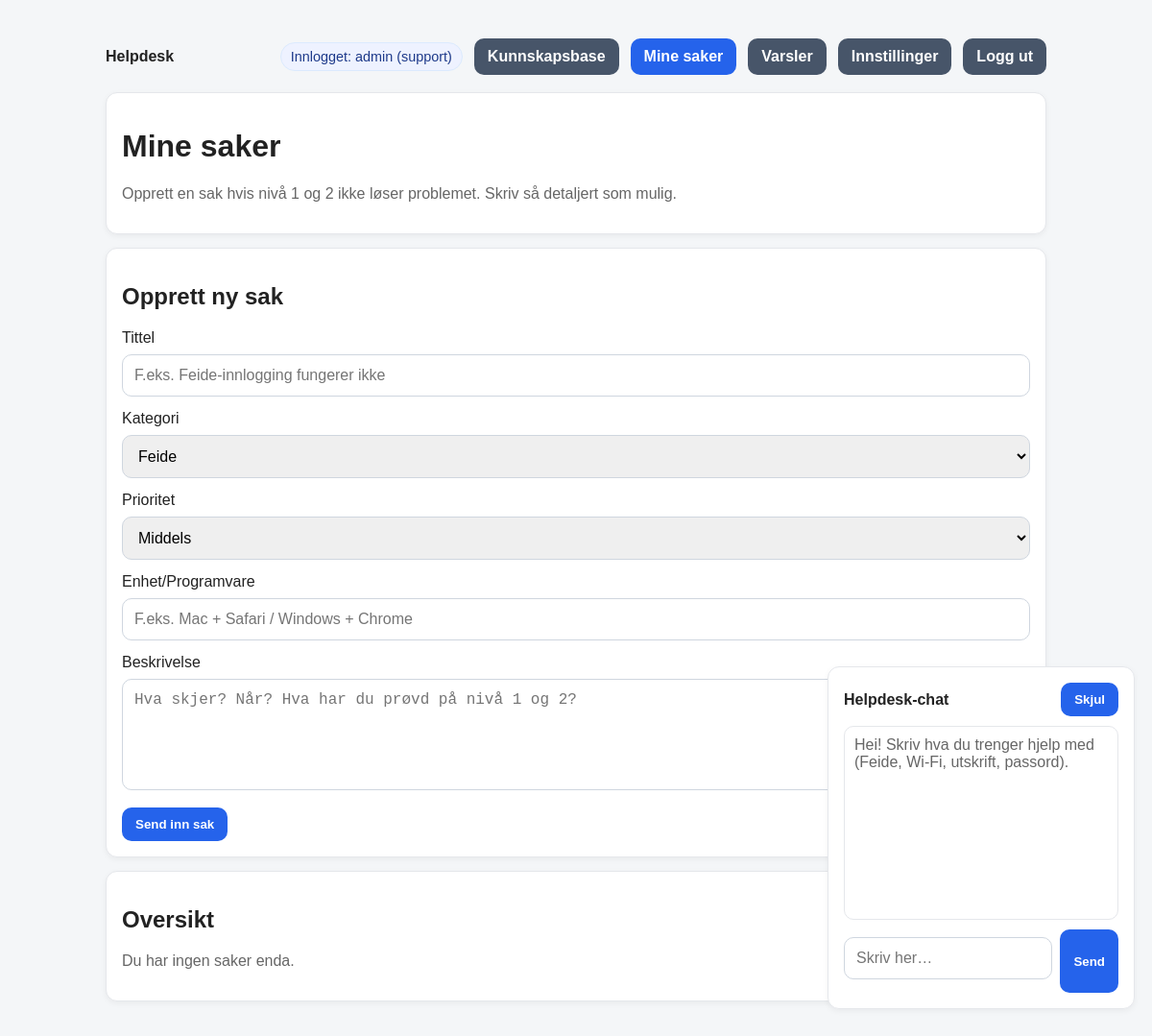
Before: /tickets (signed in) with the older database file.
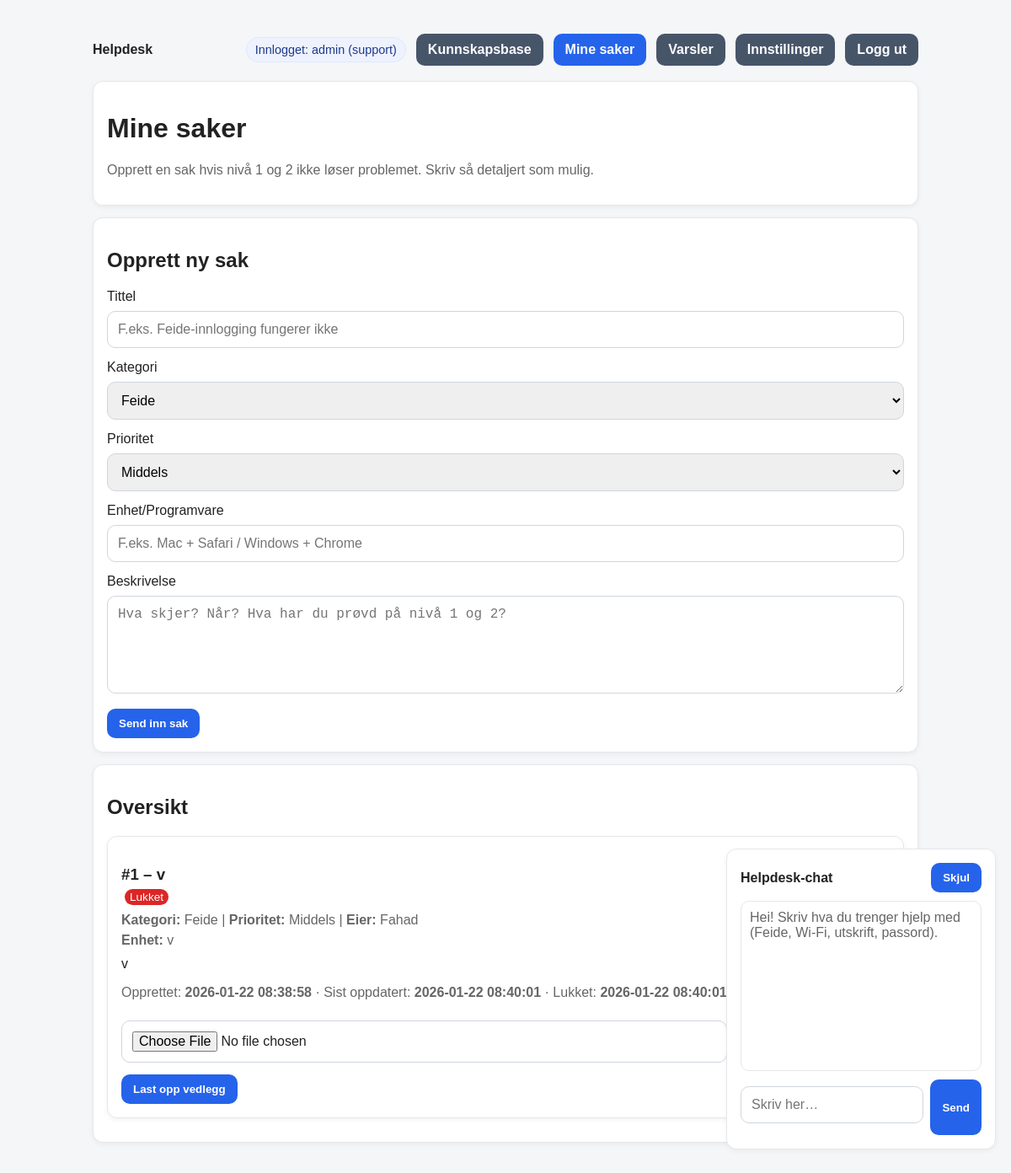
After: the same page with the newer database file.
### tables this page shows
CREATE TABLE tickets (
            id INTEGER PRIMARY KEY AUTOINCREMENT,
            title TEXT NOT NULL,
            desc TEXT NOT NULL,
            owner TEXT NOT NULL,
            category TEXT NOT NULL DEFAULT 'Annet',
            priority TEXT NOT NULL DEFAULT 'Middels',
            device TEXT NOT NULL DEFAULT '',
            status TEXT NOT NULL DEFAULT 'Åpen',
            created_at TEXT NOT NULL DEFAULT (datetime('now')),
            updated_at TEXT NOT NULL DEFAULT (datetime('now')),
            closed_at TEXT
        );

### routes.py (the view, shortened to what this page needs)
@bp.route("/tickets", methods=["GET", "POST"])
def tickets():
    user = current_user()
    if not user:
        return redirect(url_for("main.login"))
    role = current_role()
    try:
        visible = get_tickets() if role == "support" else get_tickets(owner=user)
    except Exception as e:
        logger.error(f"Error fetching tickets: {e}")
        visible = []
        flash("Kunne ikke hente saker. Prøv igjen senere.")
    for t in visible:
        try:
            t["attachments"] = get_attachments(t["id"])
        except Exception:
            t["attachments"] = []
    return render_template("_tickets.html", tickets=visible, role=role)

### __init__.py (called while the page is built)
def create_app():
    app = Flask(__name__)
    app.config.from_object(Config)
    init_mail(app)
    @app.after_request
    def set_security_headers(response):
        response.headers['X-Content-Type-Options'] = 'nosniff'
        response.headers['X-Frame-Options'] = 'DENY'
        response.headers['X-XSS-Protection'] = '1; mode=block'
        return response
    from .routes import bp
    app.register_blueprint(bp)
    return app

### db.py (called while the page is built, shortened)
def _conn() -> sqlite3.Connection:
    DB_PATH.parent.mkdir(parents=True, exist_ok=True)
    conn = sqlite3.connect(DB_PATH)
    conn.row_factory = sqlite3.Row
    return conn

def get_tickets(owner: Optional[str] = None) -> List[Dict[str, Any]]:
    conn = _conn()
    cur = conn.cursor()
    if owner is None:
        cur.execute("""
            SELECT t.*, r.stars AS rating, r.feedback AS feedback
            FROM tickets t
            LEFT JOIN ratings r ON r.ticket_id = t.id
            ORDER BY t.id DESC
        """)
    rows = cur.fetchall()
    conn.close()
    return [dict(r) for r in rows]

def count_notifications(user: str) -> int:
    conn = _conn()
    cur = conn.cursor()
    cur.execute("SELECT COUNT(*) AS c FROM notifications WHERE user = ? AND read = 0", (user,))
    row = cur.fetchone()
    conn.close()
    return int(row["c"]) if row else 0

def get_attachments(ticket_id: int) -> List[Dict[str, Any]]:
    conn = _conn()
    cur = conn.cursor()
    cur.execute(
        """
        SELECT id, ticket_id, stored_filename, original_filename, uploaded_by, uploaded_at
        FROM attachments
        WHERE ticket_id = ?
        ORDER BY id DESC
        """,
        (int(ticket_id),),
    )
    rows = cur.fetchall()
    conn.close()
    return [dict(r) for r in rows]

### routes.py (called while the page is built)
def current_user():
    return session.get("user")

def current_role():
    return session.get("role")

@bp.before_app_request
def ensure_db():
    try:
        init_db()
    except Exception as e:
        logger.error(f"Database initialization failed: {e}")

@bp.context_processor
def inject_notification_count():
    if current_user():
        try:
            return {"notif_count": count_notifications(current_user())}
        except Exception:
            return {"notif_count": 0}
    return {"notif_count": 0}

### templates/_tickets.html (shortened to what this page needs)
{% extends "base.html" %}
{% block content %}
<div class="card">
  <h1>Mine saker</h1>
  <p class="muted">
    Opprett en sak hvis nivå 1 og 2 ikke løser problemet. Skriv så detaljert som mulig.
  </p>
</div>
<div class="card">
  <h2>Opprett ny sak</h2>
  <form method="post">
    <label>Tittel</label>
    <input type="text" name="title" placeholder="F.eks. Feide-innlogging fungerer ikke" required>
    <label>Kategori</label>
    <select name="category" required>
      <option>Feide</option>
    </select>
    <label>Prioritet</label>
    <select name="priority" required>
      <option selected>Middels</option>
    </select>
    <label>Enhet/Programvare</label>
    <input type="text" name="device" placeholder="F.eks. Mac + Safari / Windows + Chrome" required>
    <label>Beskrivelse</label>
    <textarea name="desc" rows="5" placeholder="Hva skjer? Når? Hva har du prøvd på nivå 1 og 2?" required></textarea>
    <button type="submit">Send inn sak</button>
  </form>
</div>
<div class="card">
  <h2>Oversikt</h2>
  {% if tickets|length == 0 %}
    <p class="muted">Du har ingen saker enda.</p>
  {% else %}
    {% for t in tickets %}
      <div class="card" style="margin:12px 0;">
        <div style="display:flex; justify-content:space-between; gap:12px; flex-wrap:wrap;">
          <div style="min-width:260px;">
            <h3 style="margin-bottom:6px;">#{{ t.id }} – {{ t.title }}</h3>
            {% if t.status == "Åpen" %}
              <span class="badge badge-open">Åpen</span>
            {% else %}
              <span class="badge badge-closed">Lukket</span>
            {% endif %}
            <p class="muted" style="margin:10px 0 0;">
              <strong>Kategori:</strong> {{ t.category }} |
              <strong>Prioritet:</strong> {{ t.priority }} |
              <strong>Eier:</strong> {{ t.owner }}
            </p>
            <p class="muted" style="margin:6px 0 0;">
              <strong>Enhet:</strong> {{ t.device }}
            </p>
            <p style="margin-top:10px;">{{ t.desc }}</p>
            <p class="muted" style="margin-top:10px;">
              Opprettet: <strong>{{ t.created_at }}</strong>
              {% if t.updated_at %} · Sist oppdatert: <strong>{{ t.updated_at }}</strong>{% endif %}
              {% if t.closed_at %} · Lukket: <strong>{{ t.closed_at }}</strong>{% endif %}
            </p>
            <form
              method="post"
              enctype="multipart/form-data"
              action="{{ url_for('main.upload_attachment', ticket_id=t.id) }}"
              style="margin-top:10px;"
            >
              <input type="file" name="file" required>
              <button type="submit">Last opp vedlegg</button>
            </form>
          </div>
        </div>
      </div>
    {% endfor %}
  {% endif %}
</div>
{% endblock %}

### templates/base.html (shortened to what this page needs)
<!doctype html>
<html lang="no">
  <head>
  </head>
  <body>
    <header>
      <strong>Helpdesk</strong>
      <nav>
        {% if session.get("user") %}
          <span class="pill">
            Innlogget: {{ session.get("user") }} ({{ session.get("role") }})
          </span>
          {% set ep = request.endpoint or "" %}
          <a href="{{ url_for('main.kb') }}"
             class="nav-btn {% if ep == 'main.kb' %}active{% endif %}">
            Kunnskapsbase
          </a>
          <a href="{{ url_for('main.tickets') }}"
             class="nav-btn {% if ep == 'main.tickets' %}active{% endif %}">
            Mine saker
          </a>
          <a href="{{ url_for('main.notifications_page') }}"
             class="nav-btn {% if ep == 'main.notifications_page' %}active{% endif %}">
            Varsler
          </a>
          <a href="{{ url_for('main.settings') }}"
             class="nav-btn {% if ep == 'main.settings' %}active{% endif %}">
            Innstillinger
          </a>
          <a href="{{ url_for('main.logout') }}" class="nav-btn">
            Logg ut
          </a>
        {% endif %}
      </nav>
    </header>
    {% block content %}{% endblock %}
    <div id="chatbot" style="position:fixed; right:18px; bottom:18px; width:320px; z-index:9999;">
      <div class="card">
        <div style="display:flex; justify-content:space-between; align-items:center;">
          <strong>Helpdesk-chat</strong>
          <button id="chatToggle" type="button">Skjul</button>
        </div>
        <div id="chatBody">
          <div id="chatLog"
               style="height:180px; overflow:auto; border:1px solid #e5e7eb;
                      border-radius:10px; padding:10px; margin-top:10px;">
            <div class="muted">
              Hei! Skriv hva du trenger hjelp med (Feide, Wi-Fi, utskrift, passord).
            </div>
          </div>
          <div style="display:flex; gap:8px; margin-top:10px;">
            <input id="chatInput" type="text" placeholder="Skriv her…" />
            <button id="chatSend" type="button">Send</button>
          </div>
        </div>
      </div>
    </div>
  </body>
</html>

### templates/base.html (style rules this page uses)
:root { --bg:#f4f6f8; --text:#222; --muted:#666; --card:#fff; --border:#e5e7eb; --primary:#2563eb; --primaryHover:#1d4ed8; --green:#16a34a; --yellow:#ca8a04; --red:#dc2626; --gray:#475569; --grayHover:#334155; }
body { font-family: Arial, sans-serif; font-size:16px; max-width:980px; margin:40px auto; padding:0 16px; background:var(--bg); color:var(--text); }
header { display:flex; justify-content:space-between; align-items:center; margin-bottom:18px; }
nav { display:flex; gap:12px; align-items:center; flex-wrap:wrap; }
.pill { background:#eef2ff; border:1px solid #dbeafe; color:#1e3a8a; padding:6px 10px; border-radius:999px; font-size:.9rem; white-space:nowrap; }
.nav-btn { display:inline-block; padding:10px 14px; border-radius:10px; font-weight:800; text-decoration:none; color:#fff; background:var(--gray); }
.nav-btn.active { background:var(--primary); }
.card { background:var(--card); border:1px solid var(--border); border-radius:12px; padding:16px; margin:14px 0; box-shadow:0 2px 6px rgba(0,0,0,.05); }
.muted { color:var(--muted); }
input, textarea, select { width:100%; padding:12px; margin:8px 0 14px; border-radius:10px; border:1px solid #cfd6df; font-size:16px; box-sizing:border-box; }
button { background:var(--primary); color:#fff; border:0; border-radius:10px; padding:10px 14px; font-weight:800; cursor:pointer; }
.badge { background:#dc2626; color:#fff; padding:2px 6px; border-radius:12px; font-size:.85em; margin-left:4px; }

Changed rows visible on the page:
added tickets: id "1", title "v", status "Lukket", category "Feide", priority "Middels", owner "Fahad", device "v", desc "v", created_at "2026-01-22 08:38:58", updated_at "2026-01-22 08:40:01", closed_at "2026-01-22 08:40:01"
Other visible differences:
text no longer shown: "Du har ingen saker enda."
